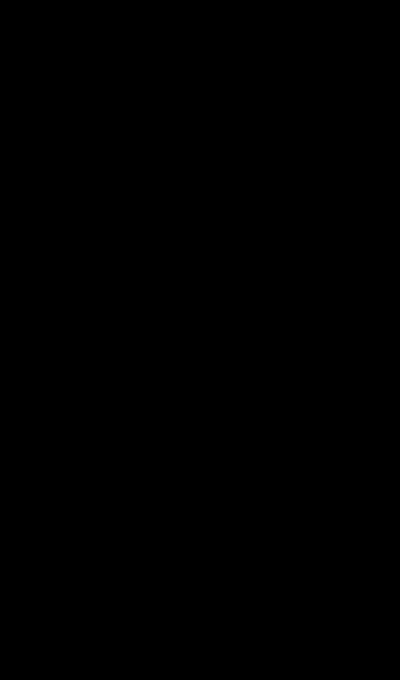
Frame 1 (no input)
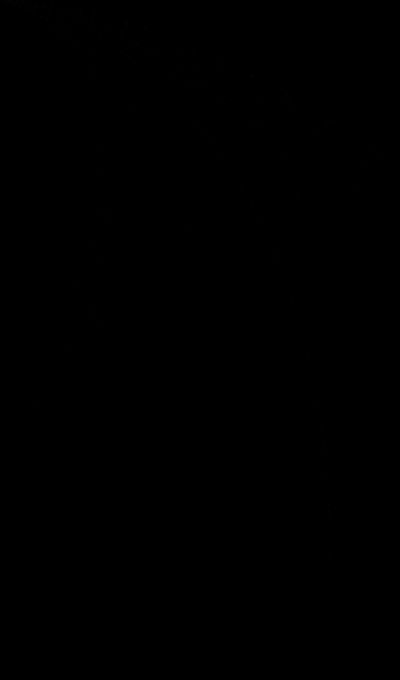
Frame 60 (no input)
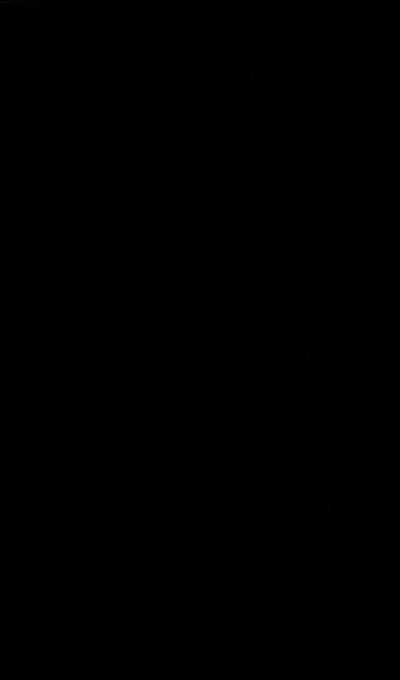
Frame 120 (the mouse pressed at the canvas centre since frame 60)

The p5.js sketch that drew these frames (run headless with seeded random() and noise() and a simulated clock; from frame 60 on, the mouse is pressed at the canvas centre):

// p5.js sketch
// ── sketch.js

function setup() {
 createCanvas(400, 680);
 background("black");
 stroke("white");
}
frameRate:200
let x;
let y;
let lastX = 0;
let lastY = 0;
let num;
function draw() {
 strokeWeight(0.1);
 for (i = 0; i < 100; i++) {
 //let mappedX = map(lastX, 0, 4.8738, 0, 600);
 let mapX = map(lastX, -2.182, 2.6558, 600, 0);
 let mapY = map(lastY, 0, 9.9983, 600, 0);
 point(mapX, mapY);
 num = random(0, 100);
 if (num <1) {// 1%
 x = 0;
 y = 0.16 * lastY;
 } else if (num <= 7) {// 7%
 x = -0.15 * lastX + 0.28 * lastY;
 y = 0.26 * lastX + 0.24 * lastY + 0.44;
 } else if (num <= 14) { // other 7%
 x = 0.2 * lastX - 0.26 * lastY;
 y = 0.23 * lastX + 0.22 * lastY + 1.6;
 } else { //rest of 85%
 x = 0.85 * lastX + 0.04 * lastY;
 y = -0.04 * lastX + 0.85 * lastY + 1.6;
 }
 //x = x + 2.182;
 lastX = x;
 lastY = y;
 }
}
